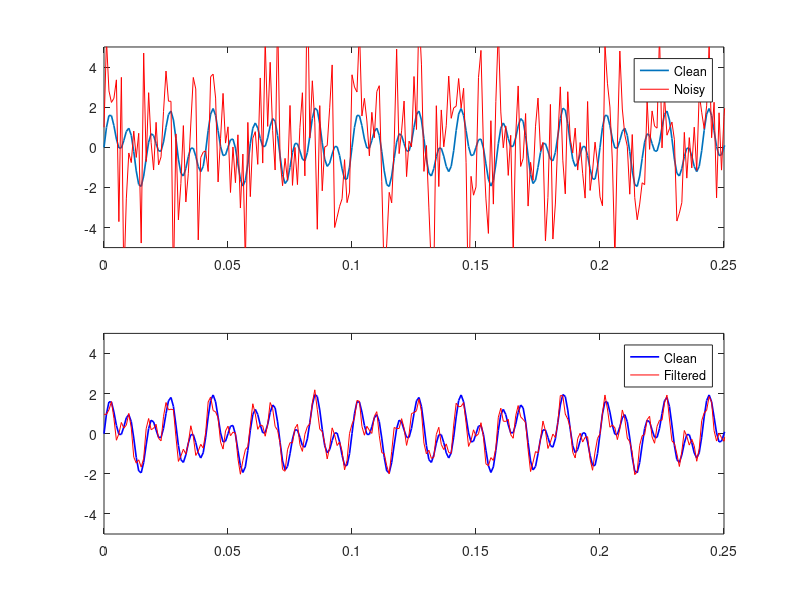
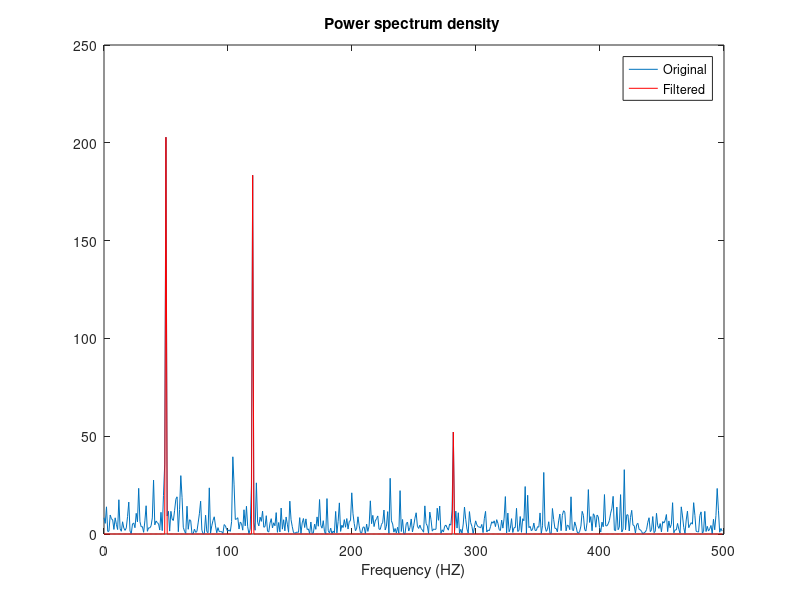

The MATLAB source for these figures, in order:
clear all;close all;clc;

% Create a simple signal with teo frequency
dt = 0.001;
t = 0:dt:1;

x = sin(2*pi*50*t) + sin(2*pi*120*t)

figure(1);
subplot(211);
plot(t,x,'LineWidth',1.2);
hold on;

% add some noise 
y = x + 2.5*randn(size(x));
plot(t,y,'r');
axis([0 .25 -5 5]);
legend('Clean','Noisy');

% Compute the FAST fourier Transform 
figure
N = length(t);
Y = fft(y,N);
PSD = Y.*conj(Y)/N; % Power spectrum
% How much power in each frequency
freq = 1/(dt*N)*(0:N);
L = 1:floor(N/2);
plot(freq(L),PSD(L));
xlabel('Frequency (HZ)');
title('Power spectrum density '); 

% use PSD to filter out noise
indices = PSD>50; % find all indices..........
% large power
PSD = PSD.*indices; % Zero out all other
hold on;
plot(freq(L),PSD(L),'r');
legend('Original','Filtered')

Y = indices.*Y;
yfilt = ifft(Y); % incerse filtered;

figure(1);
subplot(212);
plot(t,x,'b','LineWidth',1.2);
hold on;
plot(t,yfilt,'r');
axis([0 .25 -5 5]);
legend('Clean','Filtered');

 



